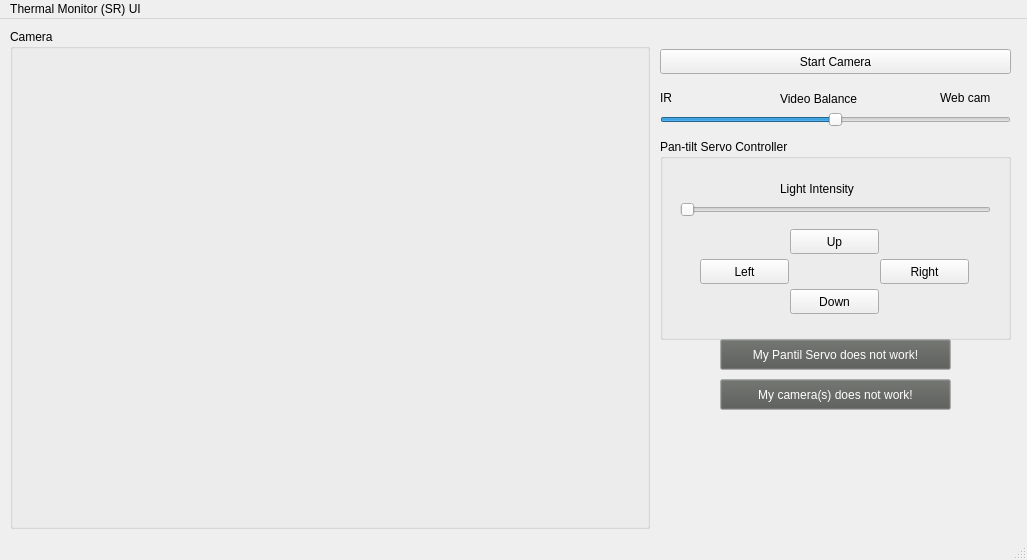
<?xml version="1.0" encoding="UTF-8"?>
<ui version="4.0">
 <class>MainWindow</class>
 <widget class="QMainWindow" name="MainWindow">
  <property name="geometry">
   <rect>
    <x>0</x>
    <y>0</y>
    <width>1027</width>
    <height>560</height>
   </rect>
  </property>
  <property name="windowTitle">
   <string>Thermal Monitor (SR) UI</string>
  </property>
  <widget class="QWidget" name="centralwidget">
   <widget class="QLabel" name="irlabel">
    <property name="geometry">
     <rect>
      <x>660</x>
      <y>70</y>
      <width>67</width>
      <height>17</height>
     </rect>
    </property>
    <property name="text">
     <string>IR</string>
    </property>
   </widget>
   <widget class="QLabel" name="vidBalance">
    <property name="geometry">
     <rect>
      <x>780</x>
      <y>70</y>
      <width>121</width>
      <height>20</height>
     </rect>
    </property>
    <property name="text">
     <string>Video Balance</string>
    </property>
   </widget>
   <widget class="QLabel" name="webcamlabel">
    <property name="geometry">
     <rect>
      <x>940</x>
      <y>70</y>
      <width>67</width>
      <height>17</height>
     </rect>
    </property>
    <property name="text">
     <string>Web cam</string>
    </property>
   </widget>
   <widget class="QSlider" name="balancer">
    <property name="geometry">
     <rect>
      <x>660</x>
      <y>90</y>
      <width>351</width>
      <height>21</height>
     </rect>
    </property>
    <property name="maximum">
     <number>10</number>
    </property>
    <property name="singleStep">
     <number>1</number>
    </property>
    <property name="pageStep">
     <number>1</number>
    </property>
    <property name="value">
     <number>5</number>
    </property>
    <property name="sliderPosition">
     <number>5</number>
    </property>
    <property name="orientation">
     <enum>Qt::Horizontal</enum>
    </property>
   </widget>
   <widget class="QGroupBox" name="cambox">
    <property name="geometry">
     <rect>
      <x>10</x>
      <y>10</y>
      <width>640</width>
      <height>500</height>
     </rect>
    </property>
    <property name="title">
     <string>Camera</string>
    </property>
    <widget class="QLabel" name="camlabel">
     <property name="geometry">
      <rect>
       <x>6</x>
       <y>26</y>
       <width>640</width>
       <height>480</height>
      </rect>
     </property>
     <property name="text">
      <string/>
     </property>
    </widget>
   </widget>
   <widget class="QGroupBox" name="pantiltcontroller">
    <property name="geometry">
     <rect>
      <x>660</x>
      <y>120</y>
      <width>351</width>
      <height>201</height>
     </rect>
    </property>
    <property name="title">
     <string>Pan-tilt Servo Controller</string>
    </property>
    <widget class="QLabel" name="adjustbrightness">
     <property name="geometry">
      <rect>
       <x>120</x>
       <y>40</y>
       <width>101</width>
       <height>20</height>
      </rect>
     </property>
     <property name="text">
      <string>Light Intensity</string>
     </property>
    </widget>
    <widget class="QSlider" name="LEDSlider">
     <property name="geometry">
      <rect>
       <x>20</x>
       <y>60</y>
       <width>311</width>
       <height>21</height>
      </rect>
     </property>
     <property name="orientation">
      <enum>Qt::Horizontal</enum>
     </property>
    </widget>
    <widget class="QPushButton" name="upButton">
     <property name="geometry">
      <rect>
       <x>130</x>
       <y>90</y>
       <width>89</width>
       <height>25</height>
      </rect>
     </property>
     <property name="text">
      <string>Up</string>
     </property>
    </widget>
    <widget class="QPushButton" name="downButton">
     <property name="geometry">
      <rect>
       <x>130</x>
       <y>150</y>
       <width>89</width>
       <height>25</height>
      </rect>
     </property>
     <property name="text">
      <string>Down</string>
     </property>
    </widget>
    <widget class="QPushButton" name="rightButton">
     <property name="geometry">
      <rect>
       <x>220</x>
       <y>120</y>
       <width>89</width>
       <height>25</height>
      </rect>
     </property>
     <property name="text">
      <string>Right</string>
     </property>
    </widget>
    <widget class="QPushButton" name="leftButton">
     <property name="geometry">
      <rect>
       <x>40</x>
       <y>120</y>
       <width>89</width>
       <height>25</height>
      </rect>
     </property>
     <property name="text">
      <string>Left</string>
     </property>
    </widget>
   </widget>
   <widget class="QPushButton" name="startcamButton">
    <property name="geometry">
     <rect>
      <x>660</x>
      <y>30</y>
      <width>351</width>
      <height>25</height>
     </rect>
    </property>
    <property name="text">
     <string>Start Camera</string>
    </property>
   </widget>
   <widget class="QPushButton" name="servoerror">
    <property name="geometry">
     <rect>
      <x>720</x>
      <y>320</y>
      <width>231</width>
      <height>31</height>
     </rect>
    </property>
    <property name="palette">
     <palette>
      <active>
       <colorrole role="Button">
        <brush brushstyle="SolidPattern">
         <color alpha="255">
          <red>85</red>
          <green>87</green>
          <blue>83</blue>
         </color>
        </brush>
       </colorrole>
       <colorrole role="ButtonText">
        <brush brushstyle="SolidPattern">
         <color alpha="255">
          <red>255</red>
          <green>255</green>
          <blue>255</blue>
         </color>
        </brush>
       </colorrole>
      </active>
      <inactive>
       <colorrole role="Button">
        <brush brushstyle="SolidPattern">
         <color alpha="255">
          <red>85</red>
          <green>87</green>
          <blue>83</blue>
         </color>
        </brush>
       </colorrole>
       <colorrole role="ButtonText">
        <brush brushstyle="SolidPattern">
         <color alpha="255">
          <red>255</red>
          <green>255</green>
          <blue>255</blue>
         </color>
        </brush>
       </colorrole>
      </inactive>
      <disabled>
       <colorrole role="Button">
        <brush brushstyle="SolidPattern">
         <color alpha="255">
          <red>85</red>
          <green>87</green>
          <blue>83</blue>
         </color>
        </brush>
       </colorrole>
       <colorrole role="ButtonText">
        <brush brushstyle="SolidPattern">
         <color alpha="255">
          <red>190</red>
          <green>190</green>
          <blue>190</blue>
         </color>
        </brush>
       </colorrole>
      </disabled>
     </palette>
    </property>
    <property name="text">
     <string>My Pantil Servo does not work!</string>
    </property>
   </widget>
   <widget class="QPushButton" name="camerror">
    <property name="geometry">
     <rect>
      <x>720</x>
      <y>360</y>
      <width>231</width>
      <height>31</height>
     </rect>
    </property>
    <property name="palette">
     <palette>
      <active>
       <colorrole role="WindowText">
        <brush brushstyle="SolidPattern">
         <color alpha="255">
          <red>255</red>
          <green>255</green>
          <blue>255</blue>
         </color>
        </brush>
       </colorrole>
       <colorrole role="Button">
        <brush brushstyle="SolidPattern">
         <color alpha="255">
          <red>85</red>
          <green>87</green>
          <blue>83</blue>
         </color>
        </brush>
       </colorrole>
       <colorrole role="Text">
        <brush brushstyle="SolidPattern">
         <color alpha="255">
          <red>255</red>
          <green>255</green>
          <blue>255</blue>
         </color>
        </brush>
       </colorrole>
       <colorrole role="ButtonText">
        <brush brushstyle="SolidPattern">
         <color alpha="255">
          <red>255</red>
          <green>255</green>
          <blue>255</blue>
         </color>
        </brush>
       </colorrole>
      </active>
      <inactive>
       <colorrole role="WindowText">
        <brush brushstyle="SolidPattern">
         <color alpha="255">
          <red>255</red>
          <green>255</green>
          <blue>255</blue>
         </color>
        </brush>
       </colorrole>
       <colorrole role="Button">
        <brush brushstyle="SolidPattern">
         <color alpha="255">
          <red>85</red>
          <green>87</green>
          <blue>83</blue>
         </color>
        </brush>
       </colorrole>
       <colorrole role="Text">
        <brush brushstyle="SolidPattern">
         <color alpha="255">
          <red>255</red>
          <green>255</green>
          <blue>255</blue>
         </color>
        </brush>
       </colorrole>
       <colorrole role="ButtonText">
        <brush brushstyle="SolidPattern">
         <color alpha="255">
          <red>255</red>
          <green>255</green>
          <blue>255</blue>
         </color>
        </brush>
       </colorrole>
      </inactive>
      <disabled>
       <colorrole role="WindowText">
        <brush brushstyle="SolidPattern">
         <color alpha="255">
          <red>190</red>
          <green>190</green>
          <blue>190</blue>
         </color>
        </brush>
       </colorrole>
       <colorrole role="Button">
        <brush brushstyle="SolidPattern">
         <color alpha="255">
          <red>85</red>
          <green>87</green>
          <blue>83</blue>
         </color>
        </brush>
       </colorrole>
       <colorrole role="Text">
        <brush brushstyle="SolidPattern">
         <color alpha="255">
          <red>190</red>
          <green>190</green>
          <blue>190</blue>
         </color>
        </brush>
       </colorrole>
       <colorrole role="ButtonText">
        <brush brushstyle="SolidPattern">
         <color alpha="255">
          <red>190</red>
          <green>190</green>
          <blue>190</blue>
         </color>
        </brush>
       </colorrole>
      </disabled>
     </palette>
    </property>
    <property name="text">
     <string>My camera(s) does not work!</string>
    </property>
   </widget>
  </widget>
  <widget class="QMenuBar" name="menubar">
   <property name="geometry">
    <rect>
     <x>0</x>
     <y>0</y>
     <width>1027</width>
     <height>22</height>
    </rect>
   </property>
   <widget class="QMenu" name="menuThermal_Monitor_SR_UI">
    <property name="title">
     <string>Thermal Monitor (SR) UI</string>
    </property>
   </widget>
   <addaction name="menuThermal_Monitor_SR_UI"/>
  </widget>
  <widget class="QStatusBar" name="statusbar"/>
 </widget>
 <resources/>
 <connections/>
</ui>
